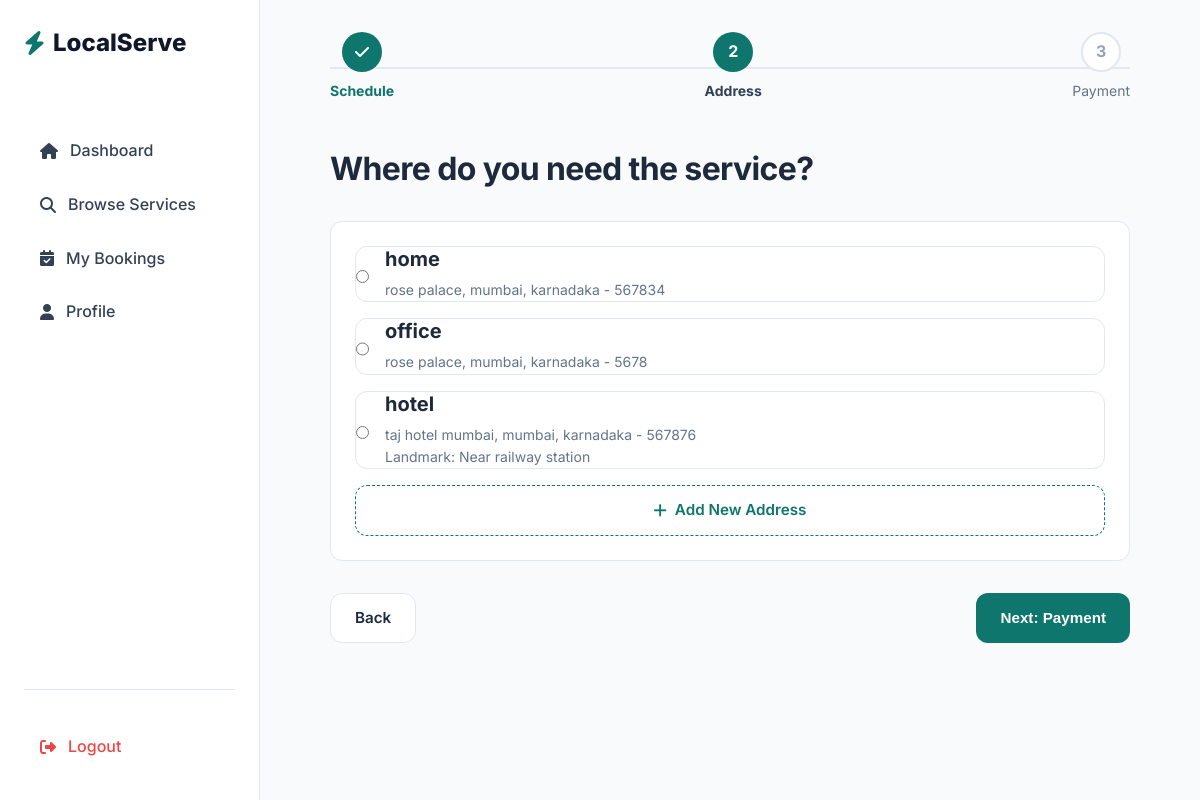
/booking/booking_step2/1 (signed in), run on an earlier commit of the app's database.
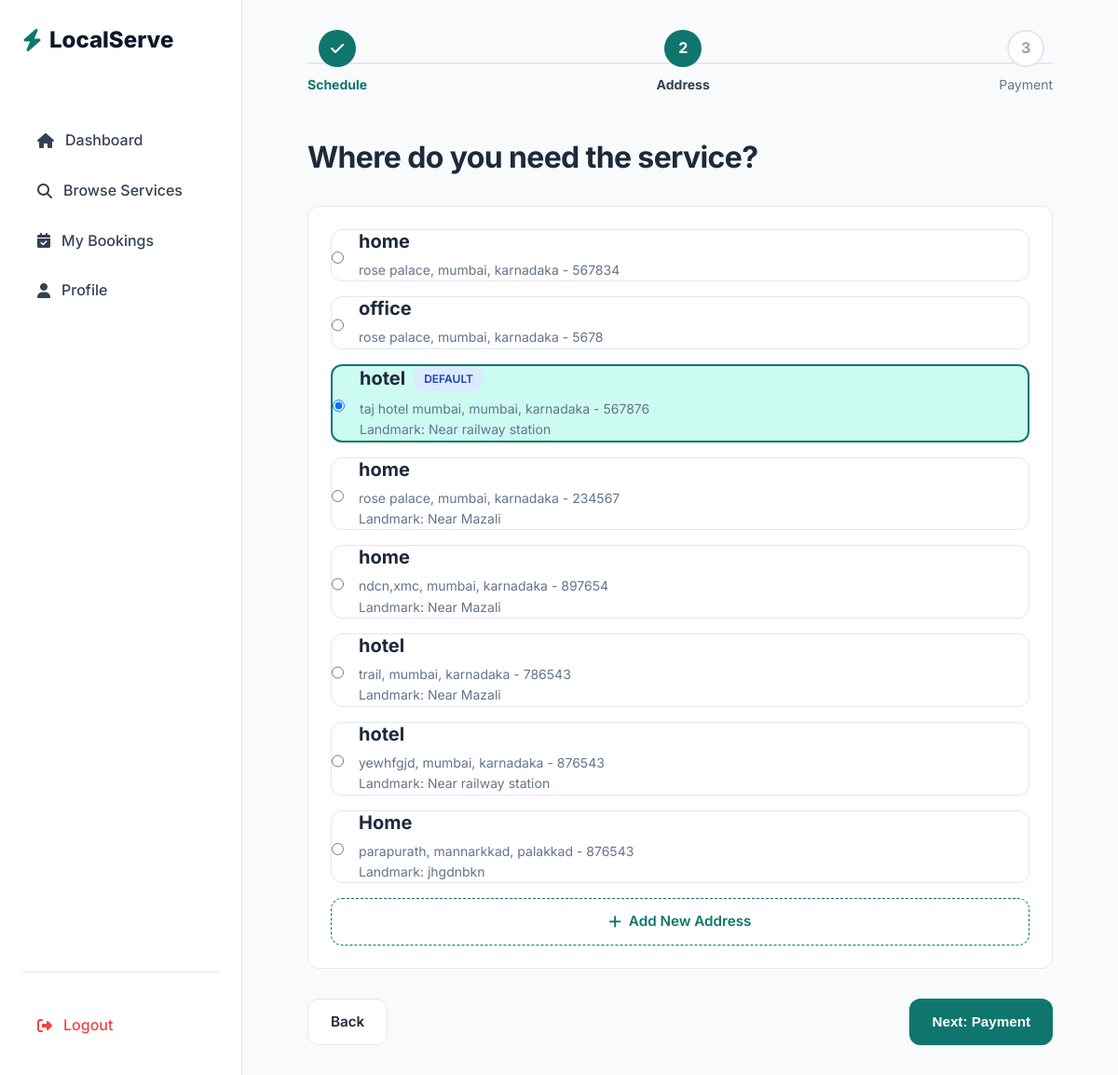
And on a later commit of the database.
### accounts/models.py (models this page shows, shortened)
class Address(models.Model):
    customer =  models.ForeignKey(CustomerProfile, on_delete = models.CASCADE, related_name="address")
    label = models.CharField(max_length=50)
    full_address = models.CharField(max_length=500)
    city = models.CharField(max_length = 100)
    state = models.CharField(max_length = 100)
    pincode = models.CharField(max_length = 10)
    landmark = models.CharField(max_length=100, blank=True)
    is_default = models.BooleanField(default=False)
    created_at = models.DateTimeField(auto_now_add=True)

### bookings/views.py (the view, shortened to what this page needs)
# urls.py: path('booking_step2/<int:booking_id>',views.booking_step2, name="booking_step2"),
def booking_step2(request,booking_id):
    booking = get_object_or_404(Booking, id=booking_id, customer=request.user)
    customer_profile = request.user.customer_profile
    addresses = Address.objects.filter(customer = customer_profile)
    return render(request,'customer/bookings/booking_step2.html',{'booking':booking,'addresses':addresses})

### templates/customer/bookings/booking_step2.html (shortened to what the changed rows need)
{% extends "base_customer.html" %}
    {% block content %}
            <div style="max-width: 800px; margin: 0 auto;">
                <h2 style="margin-bottom: 2rem;">Where do you need the service?</h2>
                <form method="post">
                <div class="card" style="margin-bottom: 2rem;">
                    <div class="flex flex-col gap-md">
                    {% for addr in addresses %}
                        <label class="flex items-start gap-md p-4" style="border-radius: var(--radius-md); cursor: pointer;
                            {% if addr.is_default %}
                            border: 2px solid var(--color-primary);background: var(--color-primary-light);
                            {% else %}
                            border: 1px solid var(--color-border);background: white;
                            {% endif %}">
                            <input type="radio" name="address" value="{{ addr.id }}" {% if addr.is_default %} checked {% endif %} style="margin-top: 5px;">
                            <div>
                                <div class="flex items-center gap-sm">
                                    <h4 style="margin: 0;">{{ addr.label }}</h4>
                                    {% if addr.is_default %}
                                    <span class="badge badge-info">Default</span>
                                    {% endif %}
                                </div>
                                <p class="text-sm text-light" style="margin-top: 0.5rem;">{{ addr.full_address }}, {{ addr.city }}, {{ addr.state }} - {{ addr.pincode }}</p>
                                {% if addr.landmark %}
                                <p class="text-sm text-light">Landmark: {{ addr.landmark }}</p>
                                {% endif %}
                            </div>
                        </label>
                        {% empty %}
                            <p class="text-sm text-light">No addresses found. Please add a new address.</p>
                    {% endfor %}
                    </div>
                </div>
            </div>
        {% endblock %}

What changed in the data, as far as the page shows it:
changed Address "taj hotel mumbai": is_default "☐ hotel taj hotel mumbai, mumba" → "☑ hotel DEFAULT taj hotel mumba"; now shows "DEFAULT"
added Address: is_default "☐ home rose palace, mumbai, kar", label "home", full_address "rose palace", city "mumbai", state "karnadaka", pincode "234567", landmark "Near Mazali"
added Address: is_default "☐ home ndcn,xmc, mumbai, karnad", label "home", full_address "ndcn,xmc", city "mumbai", state "karnadaka", pincode "897654", landmark "Near Mazali"
added Address: is_default "☐ hotel trail, mumbai, karnadak", label "hotel", full_address "trail", city "mumbai", state "karnadaka", pincode "786543", landmark "Near Mazali"
added Address: is_default "☐ hotel yewhfgjd, mumbai, karna", label "hotel", full_address "yewhfgjd", city "mumbai", state "karnadaka", pincode "876543", landmark "Near railway station"
added Address: is_default "☐ Home parapurath, mannarkkad,", label "Home", full_address "parapurath", city "mannarkkad", state "palakkad", pincode "876543", landmark "jhgdnbkn"
